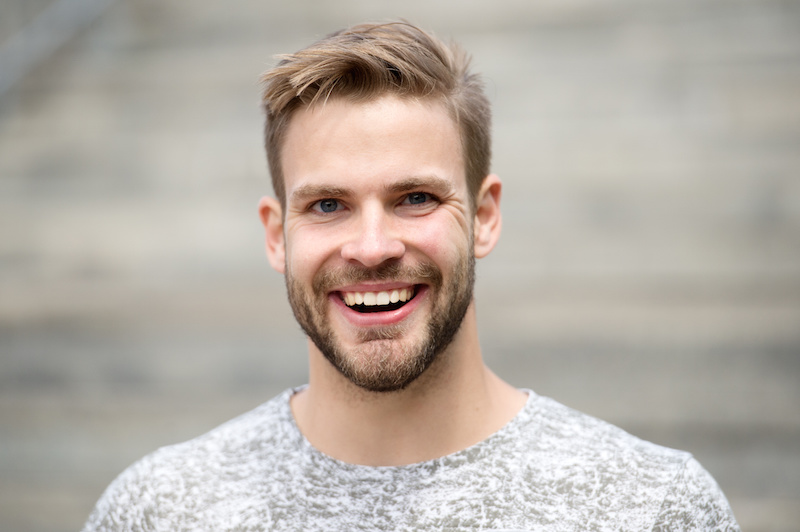
#> input picture CG&ITIP/SEE/programs/image.png, 800 x 532 px
$ python p1.py
#> lines starting #> are read from the running program, lines starting #| are printed output that depends on the picture
import cv2
from matplotlib import pyplot as plt

img = cv2.imread("image.png")
#> img is the input picture: shape (532, 800, 3); mean B, G, R 164.6, 173.2, 181.8
img = img[:,:,::-1]  # Convert BGR to RGB

(h, w, c) = img.shape
#> h = 532; w = 800; c = 3

tl = img[0:h//2, 0:w//2]
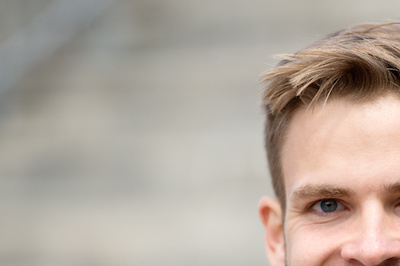
#> tl: shape (266, 400, 3); mean R, G, B 179.7, 168.3, 157.7
tr = img[0:h//2, w//2:w]
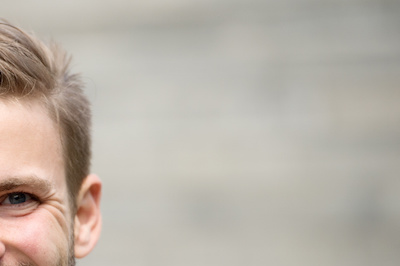
#> tr: shape (266, 400, 3); mean R, G, B 185.9, 177.8, 167.9
bl = img[h//2:h, 0:w//2]
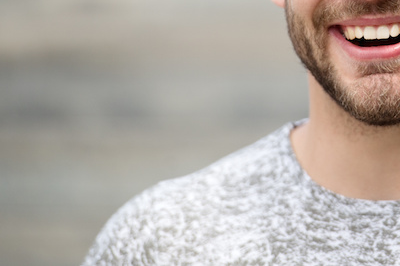
#> bl: shape (266, 400, 3); mean R, G, B 179, 170.9, 164.1
br = img[h//2:h, w//2:w]
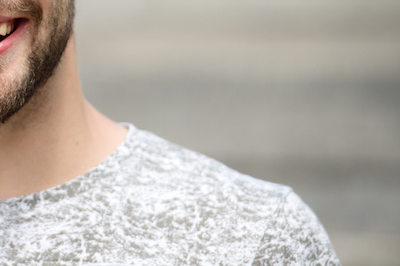
#> br: shape (266, 400, 3); mean R, G, B 182.8, 176, 168.6

plt.figure(figsize=(7, 8))

# Original Image
plt.subplot(3, 2, 1)
plt.imshow(img)
plt.title("Original Image")
plt.axis("off")

# left top
plt.subplot(3, 2, 3)
plt.imshow(tl)
plt.title("left-top")
plt.axis("off")

#riht top
plt.subplot(3, 2, 4)
plt.imshow(tr)
plt.title("right-top")
plt.axis("off")

#riht bottom
plt.subplot(3, 2, 5)
plt.imshow(tr)
plt.title("riht bottom")
plt.axis("off")

# bottom left
plt.subplot(3, 2, 6)
plt.imshow(tr)
plt.title("bottom left ")
plt.axis("off")

plt.show()
